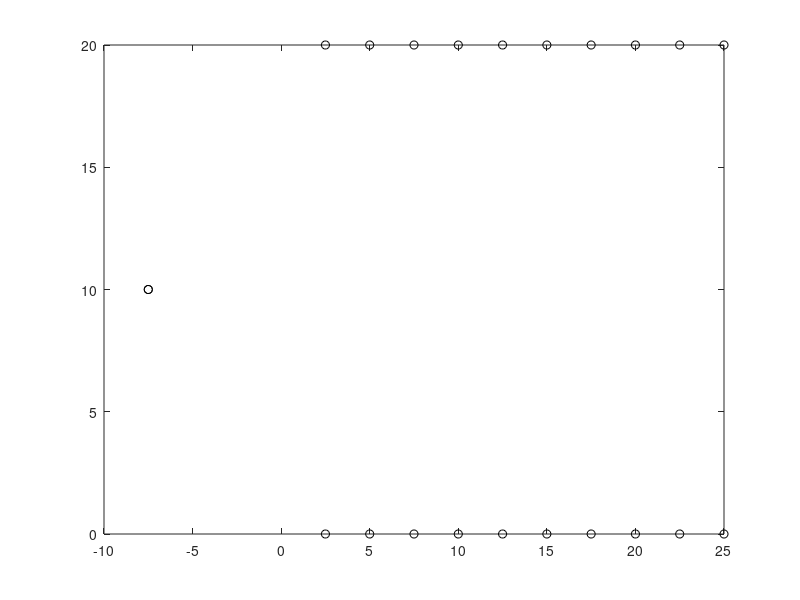

MATLAB code to generate this figure: (Note: this script raises an error after producing the figure.)
%%

clear; close all; clc;

%% -------------------- Step A: Define Problem Parameters --------------------
N = 10;                     % number of rows
RL = 20;                    % row length
W = 2.5;                    % implement width (row spacing)
L = 3;                      % tractor length
Ld = 1.5;                   % look-ahead distance
gamma_limit = deg2rad(60);  % steering limit
Rmin = L / tan(gamma_limit);  % minimum turning radius

% Start and end positions
x_start = -3 * W;
y_start = RL / 2;
x_end = x_start;
y_end = y_start;

% Coordinates of headland nodes (lower and upper)
x_lower = W + 2.5 * (0:N-1); % added 2.5 m to correct X coordinates
y_lower = zeros(1, N);

x_upper = x_lower;
y_upper = RL * ones(1, N);

% Assemble full node coordinate list (1=start, 2..N+1=lower, N+2..2N+1=upper, 2N+2=end)
x = [x_start, x_lower, x_upper, x_end];
y = [y_start, y_lower, y_upper, y_end];

% Plot for verification
figure; plot(x, y, 'ko'); text(x + 0.2, y + 0.2, string(1:2*N+2)); axis equal;
title('Node Layout Verification'); xlabel('X [m]'); ylabel('Y [m]');
[~, ~] = mkdir('results\A');
saveas(gcf, "results\A\node_layout.png")

%% -------------------- Step B: Build Cost Matrix --------------------
HUGE = 1e6; % Large penalty value
DMAT = HUGE * ones(2*N+2); % Initialize with large values

% 1. Row traversal cost (zero cost between lower-upper of the same row)
for i = 2:N+1 % lower nodes
    for j = N+2:2*N+1 % upper nodes
        if (j - i) == N
            DMAT(i,j) = 0; % row traversal is "free"
            DMAT(j,i) = 0;
        end
    end
end

% 2. Headland turning costs (Π or Ω turns)
for i = 2:N                    % bottom nodes only
    for j = i+1:N+1            % look only to the right of i
        d       = j - i;       % |i-j|  (guaranteed ≥1 here)
        spacing = d * W;       % lateral distance between the rows

        if spacing > 2*Rmin    % ⇒ Π-turn is feasible
            % ── Π-turn length = 180° arc + (d-1) straight gaps ──
            half_circle = pi * Rmin;          % 180° arc
            straight    = (d-1) * W;          % bridge between rows
            cost        = half_circle + straight;
        else                   % ⇒ use Ω-turn
            % ── Ω-turn length = two 180° arcs back-to-back ──
            cost = 2 * pi * Rmin;
        end

        % write cost symmetrically for bottom & top nodes
        DMAT(i,      j     ) = cost;
        DMAT(j,      i     ) = cost;
        DMAT(i+N,    j+N   ) = cost;
        DMAT(j+N,    i+N   ) = cost;
    end
end

% 3. Manhattan distances from start and end nodes to all field nodes
for i = 2:2*N+1
    DMAT(1,i) = abs(x(1) - x(i)) + abs(y(1) - y(i));
    DMAT(i,1) = DMAT(1,i); % symmetry

    DMAT(2*N+2,i) = abs(x(2*N+2) - x(i)) + abs(y(2*N+2) - y(i));
    DMAT(i,2*N+2) = DMAT(2*N+2,i); % symmetry
end

% 4. Prohibit direct start-to-end transitions
DMAT(1,2*N+2) = HUGE;
DMAT(2*N+2,1) = HUGE;


% Add penalties for crossing the field diagonally (disable jumps not to neighbor rows)
for i = 2:N+1  % lower nodes
     for j = 2:N+1  % other lower nodes
         if abs(i - j) > 1
             DMAT(i, j) = HUGE;
             DMAT(i + N, j + N) = HUGE;
         end
     end
end


%% -------------------- Solve TSP (Step B Completion) --------------------
XY = [x', y'];
t = cputime;
resultStruct = tspof_ga('xy', XY, 'DMAT', DMAT, ...
                        'SHOWRESULT', true, ...
                        'SHOWWAITBAR', true, ...
                        'SHOWPROG', true);
E = cputime - t; % computation time

route = [1, resultStruct.optRoute, 2*N+2]; % full node sequence

% Output result
disp('Computed Optimal Route (Node Indices):');
disp(route);
disp(['Computed Minimum Distance: ', num2str(resultStruct.minDist)]);
disp(['Computation Time: ', num2str(E), ' seconds']);

% Save output
% Open a new file (or overwrite if it exists)
[~, ~] = mkdir("results\B");
fid = fopen('results\B\results.txt','w');

% Write each piece
fprintf(fid, 'Computed Optimal Route (Node Indices):\n');
fprintf(fid, '%d ', route);          % print each index with a space
fprintf(fid, '\n\n');                % blank line

fprintf(fid, 'Computed Minimum Distance: %.4f\n', resultStruct.minDist);
fprintf(fid, 'Computation Time: %.4f seconds\n', E);

% Close the file
fclose(fid);

%% Plot Solution
figure; plot(x(route), y(route), 'r-o', 'LineWidth', 2);
hold on; plot(x, y, 'ko'); text(x + 0.2, y + 0.2, string(1:2*N+2));
title('Optimal Node Sequence Visualization');
xlabel('X [m]'); ylabel('Y [m]'); axis equal;
saveas(gcf, "results\B\optimal_node.png")

%% -------------------- Step C: Build waypoints + segment IDs + guidedPoints --------------------
numLinks        = numel(route)-1;
waypoints       = [];
waypointSegment = [];
isTurnLink      = false(numLinks,1);

% first, mark which links are turns
for k = 1:numLinks
    i = route(k); j = route(k+1);
    if k==1 || k==numLinks
        isTurnLink(k) = true;   % entry or exit
    else
        paired   = ( (i>=2 && i<=N+1 && j-i==N) || (j>=2 && j<=N+1 && i-j==N) );
        sameBot  = all([i j]>=2   & [i j]<=N+1);
        sameTop  = all([i j]>=N+2 & [i j]<=2*N+1);
        if ~paired && (sameBot||sameTop)
            isTurnLink(k) = true;
        end
    end
end

% now build waypoints & segments
for k = 1:numLinks
    i = route(k); j = route(k+1);
    p1 = [x(i), y(i)];  p2 = [x(j), y(j)];
    if isTurnLink(k)
        % compute Dubins turn
        if k==1
            theta0 = 0;
            theta1 = (j<=N+1)*pi/2 + (j>N+1)*(-pi/2);
        elseif k==numLinks
            theta0 = (i<=N+1)*-pi/2 + (i>N+1)*(pi/2);
            theta1 = pi;
        else
            sameBot = all([i j]>=2   & [i j]<=N+1);
            theta0  = sameBot*(-pi/2) + (~sameBot)*( pi/2);
            theta1  = -theta0;
        end
        P      = dubins_core([p1,theta0],[p2,theta1], Rmin);
        pts    = dubins_path_sample_many(P,0.25);
        newPts = pts(2:end,1:2);
    else
        % straight
        nPts   = ceil(norm(p2-p1)/0.5);
        xs     = linspace(p1(1),p2(1),nPts).';
        ys     = linspace(p1(2),p2(2),nPts).';
        newPts = [xs(2:end), ys(2:end)];
    end
    waypoints       = [waypoints;       newPts];
    waypointSegment = [waypointSegment; k*ones(size(newPts,1),1)];
end

% now define guidedPoints: one per link
guidedPoints = zeros(numLinks,2);
for k = 1:numLinks
    idxs    = find(waypointSegment==k);
    segPts  = waypoints(idxs,:);
    if isTurnLink(k)
        % bottom or top by mean y
        if mean(segPts(:,2)) < RL/2
            [~,m] = min(segPts(:,2));   % bottom
        else
            [~,m] = max(segPts(:,2));   % top
        end
        guidedPoints(k,:) = segPts(m,:);
    else
        % midpoint for straight
        guidedPoints(k,:) = 0.5*(segPts(1,:) + segPts(end,:));
    end
end
% Add the end point into guided points
guidedPoints = [guidedPoints; waypoints(end,:)];

[~, ~] = mkdir("results\C");
% Plot the generated waypoints
figure; plot(waypoints(:,1), waypoints(:,2), 'b.-'); axis equal; hold on;
plot(guidedPoints(:,1), guidedPoints(:,2), 'o')
title('Generated Waypoints and Guided Points from Node Sequence');
xlabel('X [m]'); ylabel('Y [m]');
legend("Waypoints", "Guided Points", Location="best")
saveas(gcf, "results\C\waypoints.png")

%% -------------------- Step D: Simulate Path Following with Pure Pursuit Controller --------------------

clear q_history cte_history

% Reset Integration Parameters
global dt DT
dt = 0.001;    % 1 ms integration step
DT = 0.01;     % 10 ms control update period
T = 1000.0;      % run until it reaches the end point
time_vec = 0:DT:T-DT;

% Vehicle and Controller Parameters
L = 2.5;               % wheelbase
Ld_line = 1.0;         % look-ahead distance
Ld_turn = 0.5;
gamma_max = deg2rad(60);
gamma_min = -gamma_max;
v_ref = 1.0;           % constant forward speed
tau_gamma = 0.0;       % instant steering dynamics
tau_v = 0.0;           % instant speed dynamics

% State bounds
Qmax = [inf; inf; inf; gamma_max; v_ref];
Qmin = [-inf; -inf; -inf; gamma_min; 0];

% Initial state [x, y, theta, gamma, v]
q = [-3*W; RL/2; 0; 0; v_ref];

numSteps    = length(time_vec);
q_history   = zeros(numSteps+1,5);    % assuming state q has length 5
cte_history = zeros(numSteps,3);
status_history = zeros(numSteps,1);

% store initial state
q_history(1,:) = q.';

for k = 1:numSteps
    % 1) compute steering and cte
    [delta, ~, status] = purePursuitSegmented( ...
        q, L, Ld_line, Ld_turn, ...
        waypoints, waypointSegment, isTurnLink, guidedPoints, ...
        gamma_max, gamma_min);

    % choose a base blend factor (tune between 0 and 1)
    % cte = α·cte_path + (1−α)·cte_gp
    alpha = 0.9;
    [cte_path, cte_gp, cte] = computeBlendedError( ...
    q, waypoints, waypointSegment, guidedPoints, isTurnLink, alpha, status);

    % 2) step the dynamics
    q = robot_bike_dyn( ...
          q, [delta; v_ref], ...
          [gamma_min;0], [gamma_max;v_ref], ...
          Qmin, Qmax, L, 0, 0 );

    % 3) record state
    q_history(k+1,:) = q.';
    status_history(k) = status;

    % 4) compute and store CTE
    cte_history(k, 1) = cte_path;
    cte_history(k, 2) = cte_gp;
    cte_history(k, 3) = cte;

    % 5) check termination (avoid stuck at start)
    if norm(q(1:2) - waypoints(end,:).') < 0.5 && k >= 1000
        % trim unused entries
        q_history   = q_history(1:k+1,:);
        cte_history = cte_history(1:k, :);
        status_history = status_history(1:k, :);
        break;
    end
end


%% Visualization for Step D

% results
rms_cte = sqrt(mean(cte_history(:,1).^2));
disp(['Segment-bounded RMS CTE: ', num2str(rms_cte), ' m']);

[~,~] = mkdir("results\D");
% save figures
figure;
plot(waypoints(:,1), waypoints(:,2), 'r--', LineWidth=2); hold on;
plot(q_history(:,1), q_history(:,2), 'b-');
axis equal; grid on;
title('Adaptive Ld Path Following');
xlabel('X [m]'); ylabel('Y [m]');
legend("Waypoints", "Robot Path", Location="best")
saveas(gcf, 'results\D\adaptive_robot_path.png');

figure;
t = (0:DT:(numel(cte_history(:,1))-1)*DT).';
plot(t, cte_history(:, 1));
grid on;
title('Segment Bounded Adapative Ld Cross-Track Error');
xlabel('Time [s]'); ylabel('CTE [m]');
saveas(gcf, 'results\D\adaptive_cte.png');

% trim q_history to same length as status_history
q_pos = q_history(1:length(status_history), 1:2);

% time vector for status
t_status = (0:(length(status_history)-1)) * DT;

% 1) plot status over time
figure;
stairs(t_status, status_history, 'LineWidth', 1.5);
ylim([-0.1, 1.1]);
yticks([0 1]);
yticklabels({'off','on'});
xlabel('Time [s]');
ylabel('Guided Override');
title('Guided-Point Override Activation Over Time');
grid on;
saveas(gcf, 'results\D\status_time.png');

% 2) plot trajectory colored by status
idxOn  = status_history == 1;
idxOff = status_history == 0;

figure; hold on;
plot(waypoints(:,1), waypoints(:,2), 'k--', 'LineWidth', 1);  % reference path
scatter(q_pos(idxOff,1), q_pos(idxOff,2), 8,'r', 'filled');
scatter(q_pos(idxOn, 1), q_pos(idxOn, 2), 8,'b', 'filled');
legend('Waypoints','Override Off','Override On','Location','Best');
axis equal; grid on;
xlabel('X [m]'); ylabel('Y [m]');
title('Robot Path Colored by Guided-Point Override Status');
saveas(gcf, 'results\D\status_path.png');

% save RMS
fid = fopen('results\D\RMS_adaptive.txt','w');
fprintf(fid, 'RMS CTE (adaptive Ld): %.4f\n', rms_cte);
fclose(fid);

%% -------------------- Step E: Repeat Step D with 30 degree steering limit --------------------

clear q_history cte_history

% Reset Integration Parameters
global dt DT
dt = 0.001;    % 1 ms integration step
DT = 0.01;     % 10 ms control update period
T = 1000.0;    % run until it reaches the end point
time_vec = 0:DT:T-DT;

% Vehicle and Controller Parameters
L = 2.5;               % wheelbase
Ld_line = 1.0;         % look-ahead distance
Ld_turn = 0.2;
gamma_max = deg2rad(30);  % CHANGED: maximum steering angle to 30 degrees
gamma_min = -gamma_max;
v_ref = 1.0;           % constant forward speed
tau_gamma = 0.0;       % instant steering dynamics
tau_v = 0.0;           % instant speed dynamics

% State bounds
Qmax = [inf; inf; inf; gamma_max; v_ref];
Qmin = [-inf; -inf; -inf; gamma_min; 0];

% Initial state [x, y, theta, gamma, v]
q = [-3*W; RL/2; 0; 0; v_ref];

numSteps    = length(time_vec);
q_history   = zeros(numSteps+1,5);    % assuming state q has length 5
cte_history = zeros(numSteps,3);
status_history = zeros(numSteps,1);

% store initial state
q_history(1,:) = q.';

for k = 1:numSteps
    % 1) compute steering and cte
    [delta, ~, status] = purePursuitSegmented( ...
        q, L, Ld_line, Ld_turn, ...
        waypoints, waypointSegment, isTurnLink, guidedPoints, ...
        gamma_max, gamma_min);

    % choose a base blend factor (tune between 0 and 1)
    % cte = α·cte_path + (1−α)·cte_gp
    alpha = 0.9;
    [cte_path, cte_gp, cte] = computeBlendedError( ...
    q, waypoints, waypointSegment, guidedPoints, isTurnLink, alpha, status);

    % 2) step the dynamics
    q = robot_bike_dyn( ...
          q, [delta; v_ref], ...
          [gamma_min;0], [gamma_max;v_ref], ...
          Qmin, Qmax, L, 0, 0 );

    % 3) record state
    q_history(k+1,:) = q.';
    status_history(k) = status;

    % 4) compute and store CTE
    cte_history(k, 1) = cte_path;
    cte_history(k, 2) = cte_gp;
    cte_history(k, 3) = cte;

    % 5) check termination (avoid stuck at start)
    if norm(q(1:2) - waypoints(end,:).') < 0.5 && k >= 1000
        % trim unused entries
        q_history   = q_history(1:k+1,:);
        cte_history = cte_history(1:k, :);
        status_history = status_history(1:k, :);
        break;
    end
end

%% Visualization for Step E

% results
rms_cte = sqrt(mean(cte_history(:,1).^2));
disp(['Segment-bounded RMS CTE (30-deg limit): ', num2str(rms_cte), ' m']);

status = mkdir("results\E");
% save figures
figure;
plot(waypoints(:,1), waypoints(:,2), 'r--'); hold on;
plot(q_history(:,1), q_history(:,2), 'b-');
axis equal; grid on;
title('Adaptive Ld Path Following (30° Steering Limit)');
xlabel('X [m]'); ylabel('Y [m]');
saveas(gcf, 'results\E\adaptive_robot_path_30deg.png');

figure;
t = (0:DT:(numel(cte_history(:,1))-1)*DT).';
plot(t, cte_history(:, 1));
grid on;
title('Segment Bounded Adaptive Ld Cross-Track Error (30° Steering Limit)');
xlabel('Time [s]'); ylabel('CTE [m]');
saveas(gcf, 'results\E\adaptive_cte_30deg.png');

% trim q_history to same length as status_history
q_pos = q_history(1:length(status_history), 1:2);

% time vector for status
t_status = (0:(length(status_history)-1)) * DT;

% 1) plot status over time
figure;
stairs(t_status, status_history, 'LineWidth', 1.5);
ylim([-0.1, 1.1]);
yticks([0 1]);
yticklabels({'off','on'});
xlabel('Time [s]');
ylabel('Guided Override');
title('Guided-Point Override Activation Over Time (30° Steering Limit)');
grid on;
saveas(gcf, 'results\E\status_time_30deg.png');

% 2) plot trajectory colored by status
idxOn  = status_history == 1;
idxOff = status_history == 0;

figure; hold on;
plot(waypoints(:,1), waypoints(:,2), 'k--', 'LineWidth', 1);  % reference path
scatter(q_pos(idxOff,1), q_pos(idxOff,2), 8,'r', 'filled');
scatter(q_pos(idxOn, 1), q_pos(idxOn, 2), 8,'b', 'filled');
legend('Waypoints','Override Off','Override On','Location','Best');
axis equal; grid on;
xlabel('X [m]'); ylabel('Y [m]');
title('Robot Path Colored by Guided-Point Override Status (30° Steering Limit)');
saveas(gcf, 'results\E\status_path_30deg.png');

% save RMS
fid = fopen('results\E\RMS_adaptive_30deg.txt','w');
fprintf(fid, 'RMS CTE (adaptive Ld, 30° steering): %.4f\n', rms_cte);
fclose(fid);

% Compare steering angles between 60° and 30° simulations
figure;
plot(q_history(:,4) * 180/pi, 'LineWidth', 1.5);
grid on;
title('Steering Angle vs. Time (30° Steering Limit)');
xlabel('Time Step'); ylabel('Steering Angle [deg]');
yline(30, 'r--', 'Max Angle'); yline(-30, 'r--');
saveas(gcf, 'results\E\steering_angles_30deg.png');

%% -------------------- Step F: Redo B, C, D with 30 degree steering limit --------------------

%% F.1 - Redefine Problem Parameters with 30 degree steering limit
clear; close all; clc;

%% -------------------- Step A: Define Problem Parameters (Reused) --------------------
N = 10;                     % number of rows
RL = 20;                    % row length
W = 2.5;                    % implement width (row spacing)
L = 3;                      % tractor length
Ld = 1.5;                   % look-ahead distance
gamma_limit = deg2rad(30);  % CHANGED: steering limit to 30 degrees
Rmin = L / tan(gamma_limit);  % UPDATED: minimum turning radius (larger now)

% Start and end positions
x_start = -3 * W;
y_start = RL / 2;
x_end = x_start;
y_end = y_start;

% Coordinates of headland nodes (lower and upper)
x_lower = W + 2.5 * (0:N-1); % added 2.5 m to correct X coordinates
y_lower = zeros(1, N);

x_upper = x_lower;
y_upper = RL * ones(1, N);

% Assemble full node coordinate list (1=start, 2..N+1=lower, N+2..2N+1=upper, 2N+2=end)
x = [x_start, x_lower, x_upper, x_end];
y = [y_start, y_lower, y_upper, y_end];

% Plot for verification
figure; plot(x, y, 'ko'); text(x + 0.2, y + 0.2, string(1:2*N+2)); axis equal;
title('Node Layout Verification (30° Steering Limit)'); xlabel('X [m]'); ylabel('Y [m]');
[~, ~] = mkdir('results\F');
saveas(gcf, "results\F\node_layout_30deg.png")

%% F.2 - Rebuild Cost Matrix with new minimum turning radius
HUGE = 1e6; % Large penalty value
DMAT = HUGE * ones(2*N+2); % Initialize with large values

% 1. Row traversal cost (zero cost between lower-upper of the same row)
for i = 2:N+1 % lower nodes
    for j = N+2:2*N+1 % upper nodes
        if (j - i) == N
            DMAT(i,j) = 0; % row traversal is "free"
            DMAT(j,i) = 0;
        end
    end
end

% 2. Headland turning costs (Π or Ω turns)
% UPDATED: Larger Rmin affects which turns are feasible
for i = 2:N                    % bottom nodes only
    for j = i+1:N+1            % look only to the right of i
        d       = j - i;       % |i-j|  (guaranteed ≥1 here)
        spacing = d * W;       % lateral distance between the rows

        if spacing > 2*Rmin    % ⇒ Π-turn is feasible
            % ── Π-turn length = 180° arc + (d-1) straight gaps ──
            half_circle = pi * Rmin;          % 180° arc
            straight    = (d-1) * W;          % bridge between rows
            cost        = half_circle + straight;
        else                   % ⇒ use Ω-turn
            % ── Ω-turn length = two 180° arcs back-to-back ──
            cost = 2 * pi * Rmin;
        end

        % write cost symmetrically for bottom & top nodes
        DMAT(i,      j     ) = cost;
        DMAT(j,      i     ) = cost;
        DMAT(i+N,    j+N   ) = cost;
        DMAT(j+N,    i+N   ) = cost;
    end
end

% 3. Manhattan distances from start and end nodes to all field nodes
for i = 2:2*N+1
    DMAT(1,i) = abs(x(1) - x(i)) + abs(y(1) - y(i));
    DMAT(i,1) = DMAT(1,i); % symmetry

    DMAT(2*N+2,i) = abs(x(2*N+2) - x(i)) + abs(y(2*N+2) - y(i));
    DMAT(i,2*N+2) = DMAT(2*N+2,i); % symmetry
end

% 4. Prohibit direct start-to-end transitions
DMAT(1,2*N+2) = HUGE;
DMAT(2*N+2,1) = HUGE;

% Add penalties for crossing the field diagonally (disable jumps not to neighbor rows)
for i = 2:N+1  % lower nodes
     for j = 2:N+1  % other lower nodes
         if abs(i - j) > 1
             DMAT(i, j) = HUGE;
             DMAT(i + N, j + N) = HUGE;
         end
     end
end

%% -------------------- Solve TSP (Step F.2 Completion) --------------------
XY = [x', y'];
t = cputime;
resultStruct = tspof_ga('xy', XY, 'DMAT', DMAT, ...
                        'SHOWRESULT', true, ...
                        'SHOWWAITBAR', true, ...
                        'SHOWPROG', true);
E = cputime - t; % computation time

route = [1, resultStruct.optRoute, 2*N+2]; % full node sequence

% Output result
disp('Computed Optimal Route with 30° Steering Limit (Node Indices):');
disp(route);
disp(['Computed Minimum Distance (30° limit): ', num2str(resultStruct.minDist)]);
disp(['Computation Time: ', num2str(E), ' seconds']);

% Save output
fid = fopen('results\F\results_30deg.txt','w');
fprintf(fid, 'Computed Optimal Route with 30° Steering Limit (Node Indices):\n');
fprintf(fid, '%d ', route);          % print each index with a space
fprintf(fid, '\n\n');                % blank line
fprintf(fid, 'Computed Minimum Distance (30° limit): %.4f\n', resultStruct.minDist);
fprintf(fid, 'Computation Time: %.4f seconds\n', E);
fclose(fid);

%% Plot Solution
figure; plot(x(route), y(route), 'r-o', 'LineWidth', 2);
hold on; plot(x, y, 'ko'); text(x + 0.2, y + 0.2, string(1:2*N+2));
title('Optimal Node Sequence Visualization (30° Steering Limit)');
xlabel('X [m]'); ylabel('Y [m]'); axis equal;
saveas(gcf, "results\F\optimal_node_30deg.png")

%% F.3 - Rebuild waypoints with 30 degree turning radius
numLinks        = numel(route)-1;
waypoints       = [];
waypointSegment = [];
isTurnLink      = false(numLinks,1);

% first, mark which links are turns
for k = 1:numLinks
    i = route(k); j = route(k+1);
    if k==1 || k==numLinks
        isTurnLink(k) = true;   % entry or exit
    else
        paired   = ( (i>=2 && i<=N+1 && j-i==N) || (j>=2 && j<=N+1 && i-j==N) );
        sameBot  = all([i j]>=2   & [i j]<=N+1);
        sameTop  = all([i j]>=N+2 & [i j]<=2*N+1);
        if ~paired && (sameBot||sameTop)
            isTurnLink(k) = true;
        end
    end
end

% now build waypoints & segments
for k = 1:numLinks
    i = route(k); j = route(k+1);
    p1 = [x(i), y(i)];  p2 = [x(j), y(j)];
    if isTurnLink(k)
        % compute Dubins turn
        if k==1
            theta0 = 0;
            theta1 = (j<=N+1)*pi/2 + (j>N+1)*(-pi/2);
        elseif k==numLinks
            theta0 = (i<=N+1)*-pi/2 + (i>N+1)*(pi/2);
            theta1 = pi;
        else
            sameBot = all([i j]>=2   & [i j]<=N+1);
            theta0  = sameBot*(-pi/2) + (~sameBot)*( pi/2);
            theta1  = -theta0;
        end
        P      = dubins_core([p1,theta0],[p2,theta1], Rmin);
        pts    = dubins_path_sample_many(P,0.25);
        newPts = pts(2:end,1:2);
    else
        % straight
        nPts   = ceil(norm(p2-p1)/0.5);
        xs     = linspace(p1(1),p2(1),nPts).';
        ys     = linspace(p1(2),p2(2),nPts).';
        newPts = [xs(2:end), ys(2:end)];
    end
    waypoints       = [waypoints;       newPts];
    waypointSegment = [waypointSegment; k*ones(size(newPts,1),1)];
end

% now define guidedPoints: one per link
guidedPoints = zeros(numLinks,2);
for k = 1:numLinks
    idxs    = find(waypointSegment==k);
    segPts  = waypoints(idxs,:);
    if k == numLinks
        % For the last link, use the end point as guided point
        guidedPoints(k,:) = [x_end, y_end];
    elseif isTurnLink(k)
        % bottom or top by mean y
        if mean(segPts(:,2)) < RL/2
            [~,m] = min(segPts(:,2));   % bottom
        else
            [~,m] = max(segPts(:,2));   % top
        end
        guidedPoints(k,:) = segPts(m,:);
    else
        % midpoint for straight
        guidedPoints(k,:) = 0.5*(segPts(1,:) + segPts(end,:));
    end
end

% Plot the generated waypoints
figure; plot(waypoints(:,1), waypoints(:,2), 'b.-'); axis equal; hold on;
plot(guidedPoints(:,1), guidedPoints(:,2), 'o')
title('Generated Waypoints and Guided Points (30° Steering Limit)');
xlabel('X [m]'); ylabel('Y [m]');
legend("Waypoints", "Guided Points", Location="best")
saveas(gcf, "results\F\waypoints_30deg.png")

%% F.4 - Re-simulate path following with 30 degree steering limit
clear q_history cte_history

% Reset Integration Parameters
global dt DT
dt = 0.001;    % 1 ms integration step
DT = 0.01;     % 10 ms control update period
T = 1000.0;    % run until it reaches the end point
time_vec = 0:DT:T-DT;

% Vehicle and Controller Parameters
L = 2.5;               % wheelbase
Ld_line = 1.0;         % look-ahead distance
Ld_turn = 0.2;
gamma_max = deg2rad(30);  % 30 degree steering limit
gamma_min = -gamma_max;
v_ref = 1.0;           % constant forward speed
tau_gamma = 0.0;       % instant steering dynamics
tau_v = 0.0;           % instant speed dynamics

% State bounds
Qmax = [inf; inf; inf; gamma_max; v_ref];
Qmin = [-inf; -inf; -inf; gamma_min; 0];

% Initial state [x, y, theta, gamma, v]
q = [-3*W; RL/2; 0; 0; v_ref];

numSteps    = length(time_vec);
q_history   = zeros(numSteps+1,5);    % assuming state q has length 5
cte_history = zeros(numSteps,3);
status_history = zeros(numSteps,1);

% store initial state
q_history(1,:) = q.';

for k = 1:numSteps
    % 1) compute steering and cte
    [delta, ~, status] = purePursuitSegmented( ...
        q, L, Ld_line, Ld_turn, ...
        waypoints, waypointSegment, isTurnLink, guidedPoints, ...
        gamma_max, gamma_min);

    % choose a base blend factor (tune between 0 and 1)
    % cte = α·cte_path + (1−α)·cte_gp
    alpha = 0.9;
    [cte_path, cte_gp, cte] = computeBlendedError( ...
    q, waypoints, waypointSegment, guidedPoints, isTurnLink, alpha, status);

    % 2) step the dynamics
    q = robot_bike_dyn( ...
          q, [delta; v_ref], ...
          [gamma_min;0], [gamma_max;v_ref], ...
          Qmin, Qmax, L, 0, 0 );

    % 3) record state
    q_history(k+1,:) = q.';
    status_history(k) = status;

    % 4) compute and store CTE
    cte_history(k, 1) = cte_path;
    cte_history(k, 2) = cte_gp;
    cte_history(k, 3) = cte;

    % 5) check termination (avoid stuck at start)
    if norm(q(1:2) - waypoints(end,:).') < 0.5 && k >= 1000
        % trim unused entries
        q_history   = q_history(1:k+1,:);
        cte_history = cte_history(1:k, :);
        status_history = status_history(1:k, :);
        break;
    end
end

%% Visualization for Step F.4

% results
rms_cte = sqrt(mean(cte_history(:,1).^2));
disp(['Segment-bounded RMS CTE (30-deg optimized path): ', num2str(rms_cte), ' m']);

% save figures
figure;
plot(waypoints(:,1), waypoints(:,2), 'r--'); hold on;
plot(q_history(:,1), q_history(:,2), 'b-');
axis equal; grid on;
title('Optimized Path Following (30° Steering Limit)');
xlabel('X [m]'); ylabel('Y [m]');
saveas(gcf, 'results\F\optimized_robot_path_30deg.png');

figure;
t = (0:DT:(numel(cte_history(:,1))-1)*DT).';
plot(t, cte_history(:, 1));
grid on;
title('Segment Bounded Cross-Track Error (30° Optimized Path)');
xlabel('Time [s]'); ylabel('CTE [m]');
saveas(gcf, 'results\F\optimized_cte_30deg.png');

% trim q_history to same length as status_history
q_pos = q_history(1:length(status_history), 1:2);

% time vector for status
t_status = (0:(length(status_history)-1)) * DT;

% 1) plot status over time
figure;
stairs(t_status, status_history, 'LineWidth', 1.5);
ylim([-0.1, 1.1]);
yticks([0 1]);
yticklabels({'off','on'});
xlabel('Time [s]');
ylabel('Guided Override');
title('Guided-Point Override Activation (30° Optimized Path)');
grid on;
saveas(gcf, 'results\F\optimized_status_time_30deg.png');

% 2) plot trajectory colored by status
idxOn  = status_history == 1;
idxOff = status_history == 0;

figure; hold on;
plot(waypoints(:,1), waypoints(:,2), 'k--', 'LineWidth', 1);  % reference path
scatter(q_pos(idxOff,1), q_pos(idxOff,2), 8,'r', 'filled');
scatter(q_pos(idxOn, 1), q_pos(idxOn, 2), 8,'b', 'filled');
legend('Waypoints','Override Off','Override On','Location','Best');
axis equal; grid on;
xlabel('X [m]'); ylabel('Y [m]');
title('Robot Path by Guided-Point Override Status (30° Optimized Path)');
saveas(gcf, 'results\F\optimized_status_path_30deg.png');

% save RMS
fid = fopen('results\F\RMS_optimized_30deg.txt','w');
fprintf(fid, 'RMS CTE (30° optimized path): %.4f\n', rms_cte);
fclose(fid);

%% 

%-----------------------Helper Functions----------------------------------

function param = dubins_core(p1, p2, r)
    %%%%%%%%%%%%%%%%%% DEFINE %%%%%%%%%%%%%%%%%
    % Here are some usefuldefine headers for better implementation
    % there are 6 types of dubin's curve, only one will have minimum cost
    % LSL = 1;
	% LSR = 2;
	% RSL = 3;
	% RSR = 4;
	% RLR = 5;
    % LRL = 6;
    
    % The three segment types a path can be made up of
    % L_SEG = 1;
    % S_SEG = 2;
    % R_SEG = 3;

    % The segment types for each of the Path types
    %{
    DIRDATA = [ L_SEG, S_SEG, L_SEG ;...
                L_SEG, S_SEG, R_SEG ;...
                R_SEG, S_SEG, L_SEG ;...
                R_SEG, S_SEG, R_SEG ;...
                R_SEG, L_SEG, R_SEG ;...
                L_SEG, R_SEG, L_SEG ]; 
    %}
    %%%%%%%%%%%%%%%% END DEFINE %%%%%%%%%%%%%%%%
            
    % the return parameter
    param.p_init = p1;              % the initial configuration
    param.seg_param = [0, 0, 0];    % the lengths of the three segments
    param.r = r;                    % model forward velocity / model angular velocity turning radius
    param.type = -1;                % path type. one of LSL, LSR, ... 
    param.flag = 0;
    
    %%%%%%%%%%%%%%%%%%%%%%%%% START %%%%%%%%%%%%%%%%%%%%%%%%%
    % First, basic properties and normalization of the problem
    dx = p2(1) - p1(1);
    dy = p2(2) - p1(2);
    D = sqrt( dx^2 + dy^2 );
    d = D / r;                  % distance is shrunk by r, this make lengh calculation very easy
    if( r <= 0 )
        param.flag = -1;
        return;
    end
    theta = mod(atan2( dy, dx ), 2*pi);
    alpha = mod((p1(3) - theta), 2*pi);
    beta  = mod((p2(3) - theta), 2*pi);

    % Second, we find all possible curves
    best_word = -1;
    best_cost = -1;
    test_param(1,:) = dubins_LSL(alpha, beta, d);
    test_param(2,:) = dubins_LSR(alpha, beta, d);
    test_param(3,:) = dubins_RSL(alpha, beta, d);
    test_param(4,:) = dubins_RSR(alpha, beta, d);
    test_param(5,:) = dubins_RLR(alpha, beta, d);
    test_param(6,:) = dubins_LRL(alpha, beta, d);
    
    for i = 1:1:6
        if(test_param(i,1) ~= -1) 
            cost = sum(test_param(i,:));
            if(cost < best_cost) || (best_cost == -1)
                best_word = i;
                best_cost = cost;
                param.seg_param = test_param(i,:);
                param.type = i;
            end
        end
    end

    if(best_word == -1) 
        param.flag = -2;             % NO PATH
        return;
    else
        return;
    end
end

function param = dubins_LSL(alpha, beta, d)
    tmp0 = d + sin(alpha) - sin(beta);
    p_squared = 2 + (d*d) -(2*cos(alpha - beta)) + (2*d*(sin(alpha) - sin(beta)));
    if( p_squared < 0 )
        param = [-1, -1, -1];
        return;
    else
        tmp1 = atan2( (cos(beta)-cos(alpha)), tmp0 );
        t = mod((-alpha + tmp1 ), 2*pi);
        p = sqrt( p_squared );
        q = mod((beta - tmp1 ), 2*pi);
        param(1) = t; 
        param(2) = p; 
        param(3) = q;
        return ;
    end
end
function param = dubins_LSR(alpha, beta, d)
    p_squared = -2 + (d*d) + (2*cos(alpha - beta)) + (2*d*(sin(alpha)+sin(beta)));
    if( p_squared < 0 )
        param = [-1, -1, -1];
        return;
    else
        p    = sqrt( p_squared );
        tmp2 = atan2( (-cos(alpha)-cos(beta)), (d+sin(alpha)+sin(beta)) ) - atan2(-2.0, p);
        t    = mod((-alpha + tmp2), 2*pi);
        q    = mod(( -mod((beta), 2*pi) + tmp2 ), 2*pi);
        param(1) = t; 
        param(2) = p; 
        param(3) = q;
        return ;
    end
end
function param = dubins_RSL(alpha, beta, d)
    p_squared = (d*d) -2 + (2*cos(alpha - beta)) - (2*d*(sin(alpha)+sin(beta)));
    if( p_squared< 0 ) 
        param = [-1, -1, -1];
        return;
    else
        p    = sqrt( p_squared );
        tmp2 = atan2( (cos(alpha)+cos(beta)), (d-sin(alpha)-sin(beta)) ) - atan2(2.0, p);
        t    = mod((alpha - tmp2), 2*pi);
        q    = mod((beta - tmp2), 2*pi);
        param(1) = t;
        param(2) = p; 
        param(3) = q;
        return ;
    end
end
function param = dubins_RSR(alpha, beta, d)
    tmp0 = d-sin(alpha)+sin(beta);
    p_squared = 2 + (d*d) -(2*cos(alpha - beta)) + (2*d*(sin(beta)-sin(alpha)));
    if( p_squared < 0 )
        param = [-1, -1, -1];
        return;
    else
        tmp1 = atan2( (cos(alpha)-cos(beta)), tmp0 );
        t = mod(( alpha - tmp1 ), 2*pi);
        p = sqrt( p_squared );
        q = mod(( -beta + tmp1 ), 2*pi);
        param(1) = t; 
        param(2) = p; 
        param(3) = q;
        return;
    end
end
function param = dubins_RLR(alpha, beta, d)
    tmp_rlr = (6. - d*d + 2*cos(alpha - beta) + 2*d*(sin(alpha)-sin(beta))) / 8.;
    if( abs(tmp_rlr) > 1)
        param = [-1, -1, -1];
        return;
    else
        p = mod(( 2*pi - acos( tmp_rlr ) ), 2*pi);
        t = mod((alpha - atan2( cos(alpha)-cos(beta), d-sin(alpha)+sin(beta) ) + mod(p/2, 2*pi)), 2*pi);
        q = mod((alpha - beta - t + mod(p, 2*pi)), 2*pi);
        param(1) = t;
        param(2) = p;
        param(3) = q;
        
        return;
    end
end
function param = dubins_LRL(alpha, beta, d)
    tmp_lrl = (6. - d*d + 2*cos(alpha - beta) + 2*d*(- sin(alpha) + sin(beta))) / 8.;
    if( abs(tmp_lrl) > 1)
        param = [-1, -1, -1]; return;
    else
        p = mod(( 2*pi - acos( tmp_lrl ) ), 2*pi);
        t = mod((-alpha - atan2( cos(alpha)-cos(beta), d+sin(alpha)-sin(beta) ) + p/2), 2*pi);
        q = mod((mod(beta, 2*pi) - alpha -t + mod(p, 2*pi)), 2*pi);
        param(1) = t;
        param(2) = p;
        param(3) = q;
        return;
    end
end
function path = dubins_curve(p1, p2, r, stepsize, quiet)
    
    %%%%%%%%%%%%%%%%%%%%%%%%% DEFINE %%%%%%%%%%%%%%%%%%%%%%%%%%%%%%
    % there are 6 types of dubin's curve, only one will have minimum cost
    % LSL = 1;
	% LSR = 2;
	% RSL = 3;
	% RSR = 4;
	% RLR = 5;
    % LRL = 6;
    
    % The three segment types a path can be made up of
    % L_SEG = 1;
    % S_SEG = 2;
    % R_SEG = 3;

    % The segment types for each of the Path types
    %{
    DIRDATA = [ L_SEG, S_SEG, L_SEG ;...
                L_SEG, S_SEG, R_SEG ;...
                R_SEG, S_SEG, L_SEG ;...
                R_SEG, S_SEG, R_SEG ;...
                R_SEG, L_SEG, R_SEG ;...
                L_SEG, R_SEG, L_SEG ]; 
    %}
            
    % the return parameter from dubins_core
    % param.p_init = p1;              % the initial configuration
    % param.seg_param = [0, 0, 0];    % the lengths of the three segments
    % param.r = r;                    % model forward velocity / model angular velocity turning radius
    % param.type = -1;                % path type. one of LSL, LSR, ... 
    %%%%%%%%%%%%%%%%%%%%%%%%% END DEFINE %%%%%%%%%%%%%%%%%%%%%%%%%%%%%%
    
    % Handle inputs.
    if nargin < 3
        error('Function requires at least two inputs.');
    elseif nargin < 4
        stepsize = 0;
    elseif nargin < 5 
        quiet = 0;  %Default/undefined is not quiet
    end
    
    if ~quiet
        close(findobj('type','figure','name','Dubins curve'));
        tic;
    end
    
    % Check if the destination lies on the circle that can be reach
    % directly from the starting point
    if(p1(3)~=p2(3))
        T = [cos(p1(3)), sin(p1(3));...
             cos(p2(3)), sin(p2(3)) ];
        Y = [p1(1)*cos(p1(3)) + p1(2)*sin(p1(3)); ...
             p2(1)*cos(p2(3)) + p2(2)*sin(p2(3)) ];
        X = T \ Y;
        if( norm(X-reshape(p1(1:2), [2,1]),2) == r ) && ( norm(X-reshape(p2(1:2),[2,1]),2) == r )
            warning('p2 lies on the turning circle from the p2, dubins curve may be suboptimal');
        end
    end
        
    
    % main function
    param = dubins_core(p1, p2, r);
    if stepsize <= 0
        stepsize = dubins_length(param)/1000;
    end
    path = dubins_path_sample_many(param, stepsize);
    
    % plot if not quiet
    if ~quiet
        disp('dubins calculation time'); toc;
        % plotting
        tic;    % most of the time is spent on plotting
        figure('name','Dubins curve');
        plot(path(:,1), path(:,2)); axis equal; hold on
        scatter(p1(1), p1(2), 45, '*','r','LineWidth',1); hold on;
        scatter(p2(1), p2(2), 45, 'square','b','LineWidth',1); hold on;
        text(p1(1), p1(2),'start','HorizontalAlignment','center');
        text(p2(1), p2(2),'end','VerticalAlignment','top');
        disp('plot drawing time'); toc;
    end
end

function path = dubins_path_sample_many(param, stepsize)
    if param.flag < 0
        path = 0;
        return
    end
    length = dubins_length(param);
    path = -1 * ones(floor(length/stepsize), 3);
    x = 0;
    i = 1;
    while x <= length
        path(i, :) = dubins_path_sample( param, x );
        x = x + stepsize;
        i = i + 1;
    end
    return
end

function length = dubins_length(param)
    length = param.seg_param(1);
    length = length + param.seg_param(2);
    length = length + param.seg_param(3);
    length = length * param.r;
end


%{
 * Calculate the configuration along the path, using the parameter t
 *
 * @param path - an initialised path
 * @param t    - a length measure, where 0 <= t < dubins_path_length(path)
 * @param q    - the configuration result
 * @returns    - -1 if 't' is not in the correct range
%}
function end_pt = dubins_path_sample(param, t)
    if( t < 0 || t >= dubins_length(param) || param.flag < 0)
        end_pt = -1;
        return;
    end

    % tprime is the normalised variant of the parameter t
    tprime = t / param.r;

    % In order to take rho != 1 into account this function needs to be more complex
    % than it would be otherwise. The transformation is done in five stages.
    %
    % 1. translate the components of the initial configuration to the origin
    % 2. generate the target configuration
    % 3. transform the target configuration
    %      scale the target configuration
    %      translate the target configration back to the original starting point
    %      normalise the target configurations angular component

    % The translated initial configuration
    p_init = [0, 0, param.p_init(3) ];
    
    %%%%%%%%%%%%%%%%%%%%%%%%% DEFINE %%%%%%%%%%%%%%%%%%%%%%%%%%%%%%
    % The three segment types a path can be made up of
    L_SEG = 1;
    S_SEG = 2;
    R_SEG = 3;

    % The segment types for each of the Path types
    DIRDATA = [ L_SEG, S_SEG, L_SEG ;...
                L_SEG, S_SEG, R_SEG ;...
                R_SEG, S_SEG, L_SEG ;...
                R_SEG, S_SEG, R_SEG ;...
                R_SEG, L_SEG, R_SEG ;...
                L_SEG, R_SEG, L_SEG ]; 
    %%%%%%%%%%%%%%%%%%%%%%%%% END DEFINE %%%%%%%%%%%%%%%%%%%%%%%%%%%%%%

    % Generate the target configuration
    types = DIRDATA(param.type, :);
    param1 = param.seg_param(1);
    param2 = param.seg_param(2);
    mid_pt1 = dubins_segment( param1, p_init, types(1) );
    mid_pt2 = dubins_segment( param2, mid_pt1,  types(2) );
    
    % Actual calculation of the position of tprime within the curve
    if( tprime < param1 ) 
        end_pt = dubins_segment( tprime, p_init,  types(1) );
    elseif( tprime < (param1+param2) ) 
        end_pt = dubins_segment( tprime-param1, mid_pt1,  types(2) );
    else 
        end_pt = dubins_segment( tprime-param1-param2, mid_pt2,  types(3) );
    end

    % scale the target configuration, translate back to the original starting point
    end_pt(1) = end_pt(1) * param.r + param.p_init(1);
    end_pt(2) = end_pt(2) * param.r + param.p_init(2);
    end_pt(3) = mod(end_pt(3), 2*pi);
    return;
end

%{
 returns the parameter of certain location according to an inititalpoint,
 segment type, and its corresponding parameter
%}

function seg_end = dubins_segment(seg_param, seg_init, seg_type)
    L_SEG = 1;
    S_SEG = 2;
    R_SEG = 3;
    if( seg_type == L_SEG ) 
        seg_end(1) = seg_init(1) + sin(seg_init(3)+seg_param) - sin(seg_init(3));
        seg_end(2) = seg_init(2) - cos(seg_init(3)+seg_param) + cos(seg_init(3));
        seg_end(3) = seg_init(3) + seg_param;
    elseif( seg_type == R_SEG )
        seg_end(1) = seg_init(1) - sin(seg_init(3)-seg_param) + sin(seg_init(3));
        seg_end(2) = seg_init(2) + cos(seg_init(3)-seg_param) - cos(seg_init(3));
        seg_end(3) = seg_init(3) - seg_param;
    elseif( seg_type == S_SEG ) 
        seg_end(1) = seg_init(1) + cos(seg_init(3)) * seg_param;
        seg_end(2) = seg_init(2) + sin(seg_init(3)) * seg_param;
        seg_end(3) = seg_init(3);
    end
end

function err = computeCrosstrackError(state, waypoints)
%COMPUTECROSSTRACKERROR  Signed distance from robot to nearest path segment
%  state is [x; y; theta; ...], waypoints is M×2 [x y].
    p = state(1:2); 
    errMin = Inf;
    for i = 1:size(waypoints,1)-1
        A = waypoints(i, :)';
        B = waypoints(i+1, :)';
        v = B - A;
        w = p - A;
        t = dot(w,v)/dot(v,v);
        t = max(0, min(1, t));        % project onto segment
        proj = A + t*v;
        d = norm(p - proj);
        if d < errMin
            errMin = d;
            % sign = + if robot is to the left of AB (using z-component of cross)
            cp = v(1)*(p(2)-A(2)) - v(2)*(p(1)-A(1));
            signErr = sign(cp);
            err = signErr * d;
        end
    end
end




